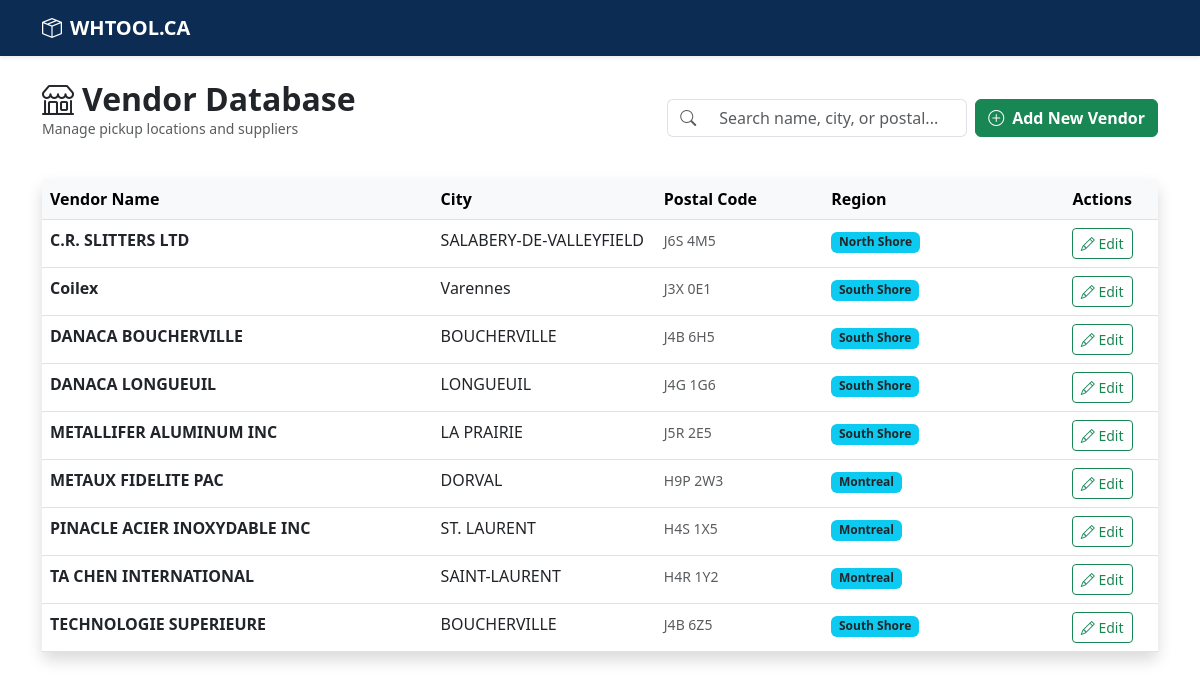
/vendors/ (signed in), run on an earlier commit of the app's database.
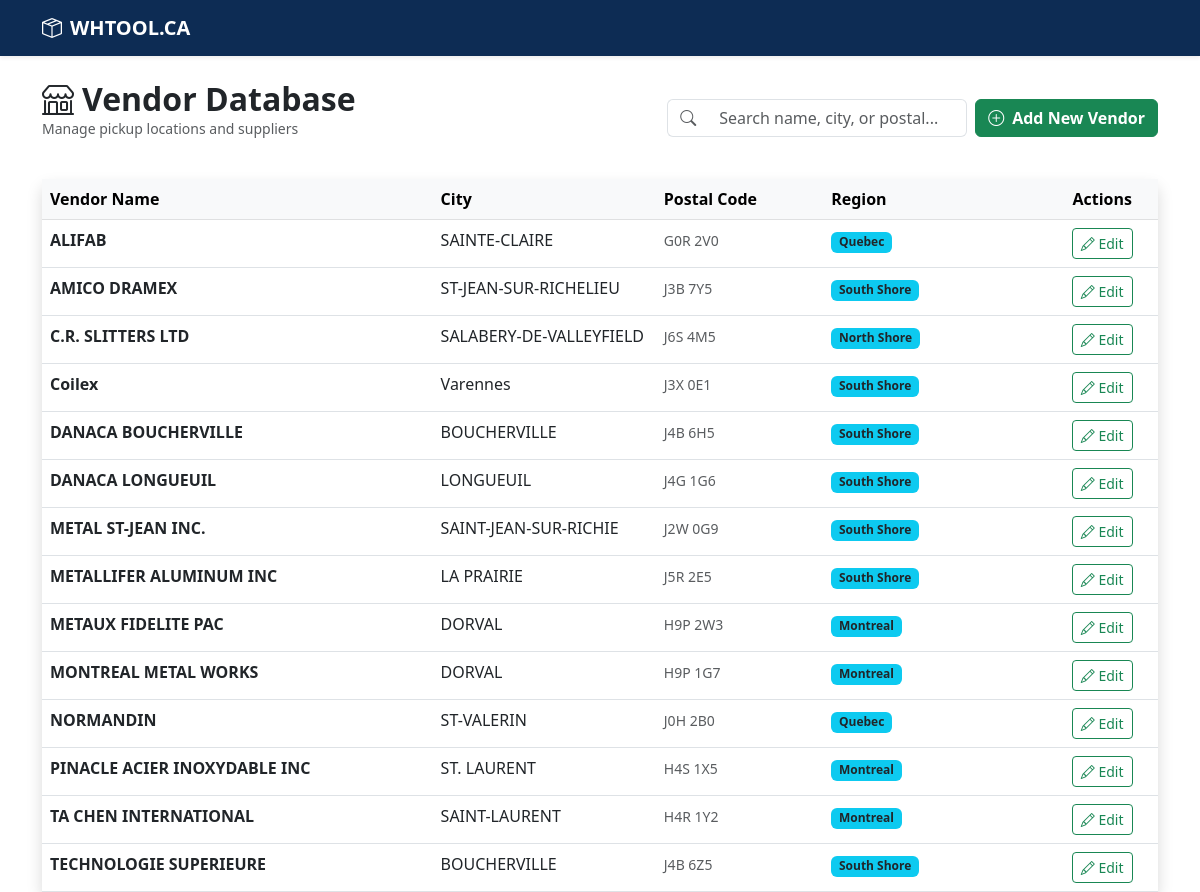
And on a later commit of the database.
### core/models.py (models this page shows, shortened)
class Vendor(models.Model):
    name = models.CharField(max_length=255)
    address = models.CharField(max_length=255)
    city = models.CharField(max_length=100)
    postal_code = models.CharField(max_length=20)
    region = models.CharField(max_length=100)

### core/views.py (the view)
# urls.py: path('vendors/', views.manage_vendors, name='manage_vendors'),
@login_required
def manage_vendors(request):
    vendors = Vendor.objects.all().order_by('name')
    return render(request, 'core/database/manage_vendors.html', {'vendors': vendors})

### core/templates/core/database/manage_vendors.html (shortened to what this page needs)
{% extends "base.html" %}
{% block content %}
<div class="d-flex justify-content-between align-items-center mb-4">
    <div>
        <h2 class="fw-bold mb-0"><i class="bi bi-shop me-2"></i>Vendor Database</h2>
        <p class="text-muted small">Manage pickup locations and suppliers</p>
    </div>
    <div class="d-flex gap-2">
        <div class="input-group" style="width: 300px;">
            <span class="input-group-text bg-white border-end-0">
                <i class="bi bi-search text-muted"></i>
            </span>
            <input type="text" id="vendorSearch" class="form-control border-start-0" placeholder="Search name, city, or postal...">
        </div>
        <a href="{% url 'add_vendor' %}" class="btn btn-success fw-bold">
            <i class="bi bi-plus-circle me-2"></i>Add New Vendor
        </a>
    </div>
</div>
<div class="card shadow border-0">
    <div class="card-body p-0">
        <table class="table table-hover mb-0" id="vendorTable">
            <thead class="table-light">
                <tr>
                    <th style="width: 35%;">Vendor Name</th>
                    <th style="width: 20%;">City</th>
                    <th style="width: 15%;">Postal Code</th>
                    <th style="width: 20%;">Region</th>
                    <th class="text-center" style="width: 10%;">Actions</th>
                </tr>
            </thead>
            <tbody>
                {% for v in vendors %}
                <tr class="vendor-row">
                    <td class="search-name fw-bold">{{ v.name }}</td>
                    <td class="search-city">{{ v.city }}</td>
                    <td class="search-postal"><small class="text-muted">{{ v.postal_code|default:"---" }}</small></td>
                    <td><span class="badge bg-info text-dark">{{ v.region }}</span></td>
                    <td class="text-center">
                        <a href="{% url 'edit_vendor' v.pk %}" class="btn btn-sm btn-outline-success">
                            <i class="bi bi-pencil"></i> Edit
                        </a>
                    </td>
                </tr>
                {% empty %}
                <tr>
                    <td colspan="5" class="text-center py-5 text-muted">No vendors found in the database.</td>
                </tr>
                {% endfor %}
            </tbody>
        </table>
    </div>
</div>
{% endblock %}

### core/templates/base.html (shortened to what this page needs)
<!DOCTYPE html>
<html lang="en">
<head>
    <link href="https://cdn.jsdelivr.net/npm/bootstrap@5.3.0/dist/css/bootstrap.min.css" rel="stylesheet">
    <link rel="stylesheet" href="https://cdn.jsdelivr.net/npm/bootstrap-icons@1.11.0/font/bootstrap-icons.css">
</head>
<body>
    <nav class="navbar navbar-expand-lg navbar-dark navbar-custom shadow-sm mb-4">
        <div class="container">
            <a class="navbar-brand fw-bold" href="/">
                <i class="bi bi-box-seam me-2"></i>WHTOOL.CA
            </a>
        </div>
    </nav>
    <div class="{% block container_type %}container{% endblock %}">
        {% block content %}{% endblock %}
    </div>
</body>
</html>

### core/templates/base.html (style rules this page uses)
.navbar-custom { background-color: #0d2c54; }

What changed in the data, as far as the page shows it:
added Vendor: name "ALIFAB", city "SAINTE-CLAIRE", postal_code "G0R 2V0", region "Quebec"
added Vendor: name "AMICO DRAMEX", city "ST-JEAN-SUR-RICHELIEU", postal_code "J3B 7Y5", region "South Shore"
added Vendor: name "METAL ST-JEAN INC.", city "SAINT-JEAN-SUR-RICHIE", postal_code "J2W 0G9", region "South Shore"
added Vendor: name "MONTREAL METAL WORKS", city "DORVAL", postal_code "H9P 1G7", region "Montreal"
added Vendor: name "NORMANDIN", city "ST-VALERIN", postal_code "J0H 2B0", region "Quebec"
